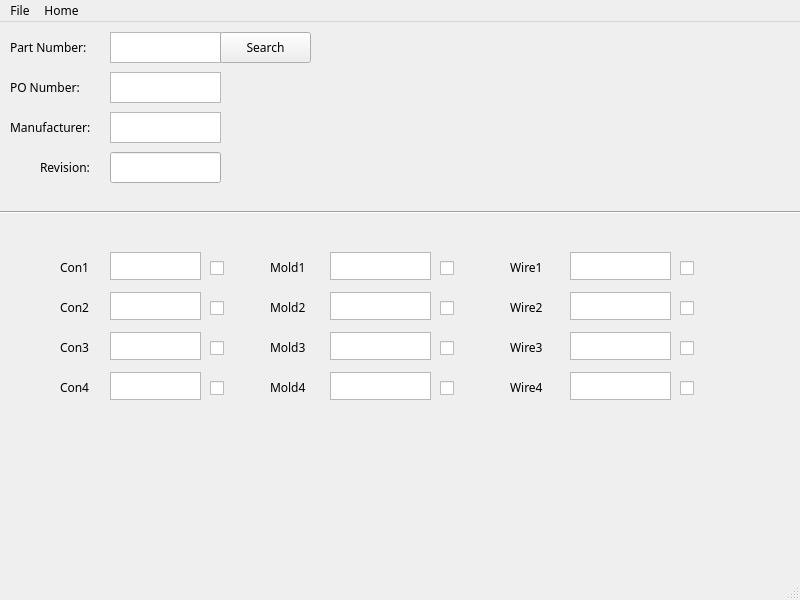
<?xml version="1.0" encoding="UTF-8"?>
<ui version="4.0">
 <class>MainWindow</class>
 <widget class="QMainWindow" name="MainWindow">
  <property name="geometry">
   <rect>
    <x>0</x>
    <y>0</y>
    <width>800</width>
    <height>600</height>
   </rect>
  </property>
  <property name="font">
   <font>
    <family>Myriad Pro</family>
   </font>
  </property>
  <property name="windowTitle">
   <string>Tensility</string>
  </property>
  <property name="windowIcon">
   <iconset>
    <normaloff>../../../../../media/sf_Z_DRIVE/favicon-1,favicon-2,favicon-3/favicon-1.png</normaloff>../../../../../media/sf_Z_DRIVE/favicon-1,favicon-2,favicon-3/favicon-1.png</iconset>
  </property>
  <property name="autoFillBackground">
   <bool>true</bool>
  </property>
  <widget class="QWidget" name="centralwidget">
   <widget class="QLabel" name="Part_Number_Label">
    <property name="geometry">
     <rect>
      <x>10</x>
      <y>10</y>
      <width>101</width>
      <height>31</height>
     </rect>
    </property>
    <property name="text">
     <string>Part Number:</string>
    </property>
   </widget>
   <widget class="QTextEdit" name="partNumberSearch">
    <property name="geometry">
     <rect>
      <x>110</x>
      <y>10</y>
      <width>111</width>
      <height>31</height>
     </rect>
    </property>
    <property name="autoFillBackground">
     <bool>true</bool>
    </property>
   </widget>
   <widget class="QPushButton" name="searchButton">
    <property name="geometry">
     <rect>
      <x>220</x>
      <y>10</y>
      <width>91</width>
      <height>31</height>
     </rect>
    </property>
    <property name="text">
     <string>Search</string>
    </property>
   </widget>
   <widget class="QTextEdit" name="PO_Number">
    <property name="geometry">
     <rect>
      <x>110</x>
      <y>50</y>
      <width>111</width>
      <height>31</height>
     </rect>
    </property>
   </widget>
   <widget class="QLabel" name="PO_Label">
    <property name="geometry">
     <rect>
      <x>10</x>
      <y>50</y>
      <width>91</width>
      <height>31</height>
     </rect>
    </property>
    <property name="text">
     <string>PO Number:</string>
    </property>
   </widget>
   <widget class="QTextEdit" name="Manufacturer">
    <property name="geometry">
     <rect>
      <x>110</x>
      <y>90</y>
      <width>111</width>
      <height>31</height>
     </rect>
    </property>
   </widget>
   <widget class="QLabel" name="Manufacturer_Label">
    <property name="geometry">
     <rect>
      <x>10</x>
      <y>90</y>
      <width>91</width>
      <height>31</height>
     </rect>
    </property>
    <property name="text">
     <string>Manufacturer:</string>
    </property>
   </widget>
   <widget class="QLineEdit" name="lineEdit">
    <property name="geometry">
     <rect>
      <x>110</x>
      <y>130</y>
      <width>111</width>
      <height>31</height>
     </rect>
    </property>
   </widget>
   <widget class="QLabel" name="label">
    <property name="geometry">
     <rect>
      <x>40</x>
      <y>130</y>
      <width>61</width>
      <height>31</height>
     </rect>
    </property>
    <property name="text">
     <string>Revision:</string>
    </property>
   </widget>
   <widget class="Line" name="line">
    <property name="geometry">
     <rect>
      <x>0</x>
      <y>160</y>
      <width>801</width>
      <height>61</height>
     </rect>
    </property>
    <property name="orientation">
     <enum>Qt::Horizontal</enum>
    </property>
   </widget>
   <widget class="QTextEdit" name="Con1">
    <property name="geometry">
     <rect>
      <x>110</x>
      <y>230</y>
      <width>91</width>
      <height>28</height>
     </rect>
    </property>
   </widget>
   <widget class="QTextEdit" name="Con2">
    <property name="geometry">
     <rect>
      <x>110</x>
      <y>270</y>
      <width>91</width>
      <height>28</height>
     </rect>
    </property>
   </widget>
   <widget class="QTextEdit" name="Con3">
    <property name="geometry">
     <rect>
      <x>110</x>
      <y>310</y>
      <width>91</width>
      <height>28</height>
     </rect>
    </property>
   </widget>
   <widget class="QTextEdit" name="Con4">
    <property name="geometry">
     <rect>
      <x>110</x>
      <y>350</y>
      <width>91</width>
      <height>28</height>
     </rect>
    </property>
   </widget>
   <widget class="QTextEdit" name="Mold1">
    <property name="geometry">
     <rect>
      <x>330</x>
      <y>230</y>
      <width>101</width>
      <height>28</height>
     </rect>
    </property>
   </widget>
   <widget class="QTextEdit" name="Mold2">
    <property name="geometry">
     <rect>
      <x>330</x>
      <y>270</y>
      <width>101</width>
      <height>28</height>
     </rect>
    </property>
   </widget>
   <widget class="QTextEdit" name="Mold3">
    <property name="geometry">
     <rect>
      <x>330</x>
      <y>310</y>
      <width>101</width>
      <height>28</height>
     </rect>
    </property>
   </widget>
   <widget class="QTextEdit" name="Mold4">
    <property name="geometry">
     <rect>
      <x>330</x>
      <y>350</y>
      <width>101</width>
      <height>28</height>
     </rect>
    </property>
   </widget>
   <widget class="QLabel" name="label_2">
    <property name="geometry">
     <rect>
      <x>60</x>
      <y>230</y>
      <width>41</width>
      <height>31</height>
     </rect>
    </property>
    <property name="text">
     <string>Con1</string>
    </property>
   </widget>
   <widget class="QLabel" name="label_3">
    <property name="geometry">
     <rect>
      <x>60</x>
      <y>270</y>
      <width>41</width>
      <height>31</height>
     </rect>
    </property>
    <property name="text">
     <string>Con2</string>
    </property>
   </widget>
   <widget class="QLabel" name="label_4">
    <property name="geometry">
     <rect>
      <x>60</x>
      <y>310</y>
      <width>41</width>
      <height>31</height>
     </rect>
    </property>
    <property name="text">
     <string>Con3</string>
    </property>
   </widget>
   <widget class="QLabel" name="label_5">
    <property name="geometry">
     <rect>
      <x>60</x>
      <y>350</y>
      <width>41</width>
      <height>31</height>
     </rect>
    </property>
    <property name="text">
     <string>Con4</string>
    </property>
   </widget>
   <widget class="QLabel" name="label_6">
    <property name="geometry">
     <rect>
      <x>270</x>
      <y>230</y>
      <width>41</width>
      <height>31</height>
     </rect>
    </property>
    <property name="text">
     <string>Mold1</string>
    </property>
   </widget>
   <widget class="QLabel" name="label_7">
    <property name="geometry">
     <rect>
      <x>270</x>
      <y>270</y>
      <width>41</width>
      <height>31</height>
     </rect>
    </property>
    <property name="text">
     <string>Mold2</string>
    </property>
   </widget>
   <widget class="QLabel" name="label_8">
    <property name="geometry">
     <rect>
      <x>270</x>
      <y>310</y>
      <width>41</width>
      <height>31</height>
     </rect>
    </property>
    <property name="text">
     <string>Mold3</string>
    </property>
   </widget>
   <widget class="QLabel" name="label_9">
    <property name="geometry">
     <rect>
      <x>270</x>
      <y>350</y>
      <width>41</width>
      <height>31</height>
     </rect>
    </property>
    <property name="text">
     <string>Mold4</string>
    </property>
   </widget>
   <widget class="QTextEdit" name="Wire2">
    <property name="geometry">
     <rect>
      <x>570</x>
      <y>270</y>
      <width>101</width>
      <height>28</height>
     </rect>
    </property>
   </widget>
   <widget class="QTextEdit" name="Wire4">
    <property name="geometry">
     <rect>
      <x>570</x>
      <y>350</y>
      <width>101</width>
      <height>28</height>
     </rect>
    </property>
   </widget>
   <widget class="QLabel" name="label_10">
    <property name="geometry">
     <rect>
      <x>510</x>
      <y>230</y>
      <width>41</width>
      <height>31</height>
     </rect>
    </property>
    <property name="text">
     <string>Wire1</string>
    </property>
   </widget>
   <widget class="QTextEdit" name="Wire1">
    <property name="geometry">
     <rect>
      <x>570</x>
      <y>230</y>
      <width>101</width>
      <height>28</height>
     </rect>
    </property>
   </widget>
   <widget class="QLabel" name="label_11">
    <property name="geometry">
     <rect>
      <x>510</x>
      <y>350</y>
      <width>41</width>
      <height>31</height>
     </rect>
    </property>
    <property name="text">
     <string>Wire4</string>
    </property>
   </widget>
   <widget class="QLabel" name="label_12">
    <property name="geometry">
     <rect>
      <x>510</x>
      <y>310</y>
      <width>41</width>
      <height>31</height>
     </rect>
    </property>
    <property name="text">
     <string>Wire3</string>
    </property>
   </widget>
   <widget class="QTextEdit" name="Wire3">
    <property name="geometry">
     <rect>
      <x>570</x>
      <y>310</y>
      <width>101</width>
      <height>28</height>
     </rect>
    </property>
   </widget>
   <widget class="QLabel" name="label_13">
    <property name="geometry">
     <rect>
      <x>510</x>
      <y>270</y>
      <width>41</width>
      <height>31</height>
     </rect>
    </property>
    <property name="text">
     <string>Wire2</string>
    </property>
   </widget>
   <widget class="QCheckBox" name="Con1Check">
    <property name="geometry">
     <rect>
      <x>210</x>
      <y>230</y>
      <width>32</width>
      <height>32</height>
     </rect>
    </property>
    <property name="text">
     <string/>
    </property>
    <property name="iconSize">
     <size>
      <width>32</width>
      <height>16</height>
     </size>
    </property>
    <property name="checked">
     <bool>false</bool>
    </property>
   </widget>
   <widget class="QCheckBox" name="Con2Check">
    <property name="geometry">
     <rect>
      <x>210</x>
      <y>270</y>
      <width>32</width>
      <height>32</height>
     </rect>
    </property>
    <property name="text">
     <string/>
    </property>
    <property name="iconSize">
     <size>
      <width>32</width>
      <height>16</height>
     </size>
    </property>
    <property name="checked">
     <bool>false</bool>
    </property>
   </widget>
   <widget class="QCheckBox" name="Con3Check">
    <property name="geometry">
     <rect>
      <x>210</x>
      <y>310</y>
      <width>32</width>
      <height>32</height>
     </rect>
    </property>
    <property name="text">
     <string/>
    </property>
    <property name="iconSize">
     <size>
      <width>32</width>
      <height>16</height>
     </size>
    </property>
    <property name="checked">
     <bool>false</bool>
    </property>
   </widget>
   <widget class="QCheckBox" name="Con4Check">
    <property name="geometry">
     <rect>
      <x>210</x>
      <y>350</y>
      <width>32</width>
      <height>32</height>
     </rect>
    </property>
    <property name="text">
     <string/>
    </property>
    <property name="iconSize">
     <size>
      <width>32</width>
      <height>16</height>
     </size>
    </property>
    <property name="checked">
     <bool>false</bool>
    </property>
   </widget>
   <widget class="QCheckBox" name="Mold1Check">
    <property name="geometry">
     <rect>
      <x>440</x>
      <y>230</y>
      <width>32</width>
      <height>32</height>
     </rect>
    </property>
    <property name="text">
     <string/>
    </property>
    <property name="iconSize">
     <size>
      <width>32</width>
      <height>16</height>
     </size>
    </property>
    <property name="checked">
     <bool>false</bool>
    </property>
   </widget>
   <widget class="QCheckBox" name="Mold3Check">
    <property name="geometry">
     <rect>
      <x>440</x>
      <y>310</y>
      <width>32</width>
      <height>32</height>
     </rect>
    </property>
    <property name="text">
     <string/>
    </property>
    <property name="iconSize">
     <size>
      <width>32</width>
      <height>16</height>
     </size>
    </property>
    <property name="checked">
     <bool>false</bool>
    </property>
   </widget>
   <widget class="QCheckBox" name="Mold2Check">
    <property name="geometry">
     <rect>
      <x>440</x>
      <y>270</y>
      <width>32</width>
      <height>32</height>
     </rect>
    </property>
    <property name="text">
     <string/>
    </property>
    <property name="iconSize">
     <size>
      <width>32</width>
      <height>16</height>
     </size>
    </property>
    <property name="checked">
     <bool>false</bool>
    </property>
   </widget>
   <widget class="QCheckBox" name="Mold4Check">
    <property name="geometry">
     <rect>
      <x>440</x>
      <y>350</y>
      <width>32</width>
      <height>32</height>
     </rect>
    </property>
    <property name="text">
     <string/>
    </property>
    <property name="iconSize">
     <size>
      <width>32</width>
      <height>16</height>
     </size>
    </property>
    <property name="checked">
     <bool>false</bool>
    </property>
   </widget>
   <widget class="QCheckBox" name="Wire1Check">
    <property name="geometry">
     <rect>
      <x>680</x>
      <y>230</y>
      <width>32</width>
      <height>32</height>
     </rect>
    </property>
    <property name="text">
     <string/>
    </property>
    <property name="iconSize">
     <size>
      <width>32</width>
      <height>16</height>
     </size>
    </property>
    <property name="checked">
     <bool>false</bool>
    </property>
   </widget>
   <widget class="QCheckBox" name="Wire3Check">
    <property name="geometry">
     <rect>
      <x>680</x>
      <y>310</y>
      <width>32</width>
      <height>32</height>
     </rect>
    </property>
    <property name="text">
     <string/>
    </property>
    <property name="iconSize">
     <size>
      <width>32</width>
      <height>16</height>
     </size>
    </property>
    <property name="checked">
     <bool>false</bool>
    </property>
   </widget>
   <widget class="QCheckBox" name="Wire2Check">
    <property name="geometry">
     <rect>
      <x>680</x>
      <y>270</y>
      <width>32</width>
      <height>32</height>
     </rect>
    </property>
    <property name="text">
     <string/>
    </property>
    <property name="iconSize">
     <size>
      <width>32</width>
      <height>16</height>
     </size>
    </property>
    <property name="checked">
     <bool>false</bool>
    </property>
   </widget>
   <widget class="QCheckBox" name="Wire4Check">
    <property name="geometry">
     <rect>
      <x>680</x>
      <y>350</y>
      <width>32</width>
      <height>32</height>
     </rect>
    </property>
    <property name="text">
     <string/>
    </property>
    <property name="iconSize">
     <size>
      <width>32</width>
      <height>16</height>
     </size>
    </property>
    <property name="checked">
     <bool>false</bool>
    </property>
   </widget>
  </widget>
  <widget class="QMenuBar" name="menubar">
   <property name="geometry">
    <rect>
     <x>0</x>
     <y>0</y>
     <width>800</width>
     <height>21</height>
    </rect>
   </property>
   <widget class="QMenu" name="menuFile">
    <property name="title">
     <string>File</string>
    </property>
    <addaction name="actionSubmit_Bug_Report"/>
   </widget>
   <widget class="QMenu" name="menuHome">
    <property name="title">
     <string>Home</string>
    </property>
   </widget>
   <addaction name="menuFile"/>
   <addaction name="menuHome"/>
  </widget>
  <widget class="QStatusBar" name="statusbar"/>
  <action name="actionConnector">
   <property name="text">
    <string>Connector</string>
   </property>
  </action>
  <action name="actionCable_Assembly">
   <property name="text">
    <string>Cable Assembly</string>
   </property>
  </action>
  <action name="actionWire">
   <property name="text">
    <string>Wire</string>
   </property>
  </action>
  <action name="actionAC_Cords">
   <property name="text">
    <string>AC Cords</string>
   </property>
  </action>
  <action name="actionPower_Supply">
   <property name="text">
    <string>Power Supply</string>
   </property>
  </action>
  <action name="actionSubmit_Bug_Report">
   <property name="text">
    <string>Submit Bug Report</string>
   </property>
  </action>
 </widget>
 <resources/>
 <connections/>
</ui>
